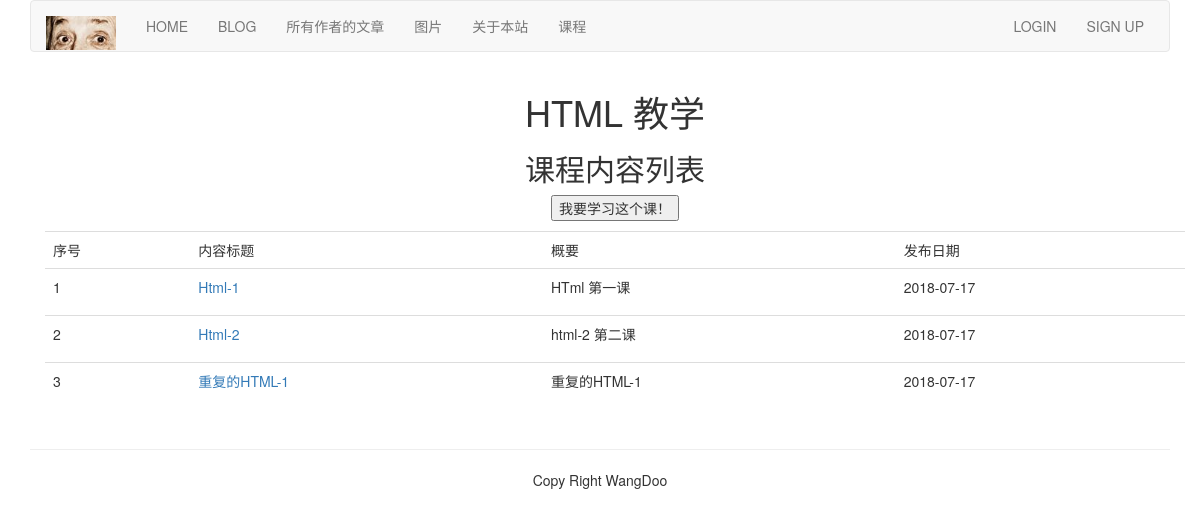
Page /course/lessons-list/6/ on the committed database.
### course/models.py (models this page shows, shortened)
class Course(models.Model):
	user = models.ForeignKey(User, related_name='courses_user', on_delete=models.CASCADE)
	title = models.CharField(max_length=200)
	slug = models.SlugField(max_length=200, unique=True)
	overview = models.TextField()
	created = models.DateTimeField(auto_now_add=True)
	student = models.ManyToManyField(User, related_name="courses_joined", blank=True)
	class Meta:
		ordering = ('-created',)

class Lesson(models.Model):
	user = models.ForeignKey(User, related_name="lesson_user", on_delete=models.CASCADE)
	course = models.ForeignKey(Course, related_name="lesson", on_delete=models.CASCADE)
	title = models.CharField(max_length=200)
	video = models.FileField(upload_to=user_directory_path)
	description = models.TextField(blank=True)
	attach = models.FileField(upload_to=user_directory_path, blank=True)
	created = models.DateTimeField(auto_now_add=True)
	order = OrderField(blank=True, for_fields=['course'])
	class Meta:
		ordering = ['order']

### course/views.py (the view, shortened to what this page needs)
# urls.py: path('lessons-list/<int:course_id>/', StudentListLessonView.as_view(), name='lesson_list'),
class StudentListLessonView(ListLessonsView):
	template_name = "course/slist_lessons.html"

### course/views.py (called while the page is built)
	def get(self, request, course_id):
		course = get_object_or_404(Course, id=course_id)
		return self.render_to_response({'course':course})

### templates/course/slist_lessons.html (shortened to what this page needs)
{% extends "base.html" %}
{% load staticfiles %}
{% block content %}
<div class="container">
	<div class="text-center">
		<h1>{{ course.title }}</h1>
		<h2>课程内容列表</h2>
		<form action="." method="post" class="form-horizontal">{% csrf_token %}
			<input type="button"  onclick="start_learn({{ course.id }})" value="我要学习这个课！">
		</form>
	</div>
	<table class="table table-hover" style="margin-top: 10px">
		<tr>
			<td>序号</td><td>内容标题</td><td>概要</td><td>发布日期</td>
		</tr>
		{% for lesson in course.lesson.all %}
			<tr id="{{ forloop.counter }}">
				<td>{{ forloop.counter }}</td>
				<td><a href="{% url 'course:detail_lesson' lesson.id %}">{{ lesson.title }}</a></td>
				<td>{{ lesson.description | slice:'30' | linebreaks }}</td>
				<td>{{ lesson.created | date:"Y-m-d" }}</td>
			</tr>
		{% empty %}
			<p>还没有发布具体内容，请等待</p>
		{% endfor %}
	</table>
</div>
{% endblock %}

### rows in the picture
Course: title "HTML 教学"
Lesson: title "Html-1", description "HTml 第一课", created "2018-07-17"
Lesson: title "Html-2", description "html-2 第二课", created "2018-07-17"
Lesson: title "重复的HTML-1", description "重复的HTML-1", created "2018-07-17"
